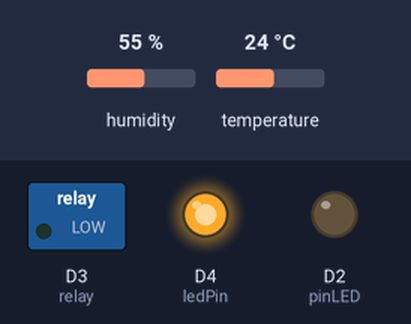
Bench run of a sketch on a simulated ESP8266 (NodeMCU). Parts: switched loads named in the sketch (green lamp = pin HIGH), output pins drawn as LEDs (lit = HIGH). The test bench sets the inputs (shaded band); at power-on: humidity 55 %, temperature 24 °C. WiFi joins after 1.5 s; servers stay silent unless stated; uploads are accepted with an empty reply; what the sketch prints to the serial monitor is not drawn.

Above: at 0.1 s.
At 2.1 s:
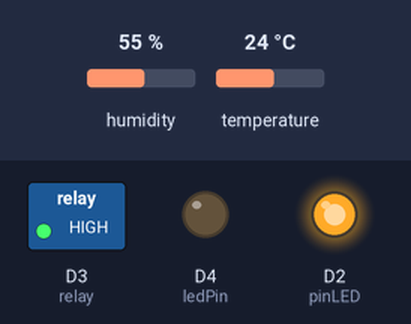
Timing chart, 0 to 3.6 s (numbered marks = the images above):
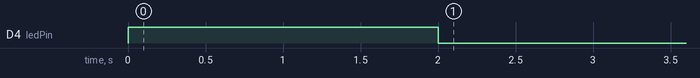

The sketch:

Tanpa_Blynk.ino
```cpp
#include <ESP8266WiFi.h>
#include <ESP8266HTTPClient.h>

#include "DHT.h"
#define DHTPIN D5
#define DHTTYPE DHT11

DHT dht(DHTPIN, DHTTYPE);

char ssid[] = "MUTIARA 3";
char password[] = "10807007";
//char server[] = "192.168.1.7";

//char server[] = "192.168.1.4";
//domain hosting nya
char server[] = "iot-sensorr.my.id";

const int ledPin =  LED_BUILTIN;
#define pinLED 4
#define relay D3

void setup()
{
  Serial.begin(115200);
  dht.begin();
  pinMode(ledPin, OUTPUT);
  pinMode(pinLED, OUTPUT);
  pinMode(relay, OUTPUT);

  //WiFi.hostname("NodeMCU");
  WiFi.begin(ssid, password);
  Serial.println("Conneecting...");

  while(WiFi.status() != WL_CONNECTED)
  {
    digitalWrite(ledPin, HIGH);
    digitalWrite(pinLED, LOW);
    digitalWrite(relay, LOW);
    Serial.print(".");
    delay(1000);
  }
  digitalWrite(ledPin, LOW);
  digitalWrite(pinLED, HIGH);
  digitalWrite(relay, HIGH);
  Serial.println("Terhubung !!");
}

void loop()
{
  float temp = dht.readTemperature();
  int hum = dht.readHumidity();

  Serial.println("Suhu :" + String(temp));
  Serial.println("Keembaban :" + String(hum));

  //pengiriman data sensor
  WiFiClient wClient;
  //cek koneksi ke web server
  const int httpPort = 80;
  if(!wClient.connect(server, httpPort))
  {
    Serial.println("Gagal koneksi ke Server");
    return;
  }
  //proses pengiriman data ketika terkoneksi ke server
  String url;
  HTTPClient http;
//menuju website laravel
//  url = "http://" + String(server) + "/laravelsensor/public/simpan/" + String(temp) + "/" + String(hum);

//menuju website native
//  url = "http://" + String(server) + "/sensor-iot/kirimdata.php?suhu=" + String(temp) + "&kelembaban=" + String(hum);

  //apabila sudah di hosting maka gunakan yang di bawah
  url = "http://" + String(server) + "/config/kirimdata.php?suhu=" + String(temp) + "&kelembaban=" + String(hum);
//  "http://" + String(serverhosting) + "/config/kirimdata.php?suhu=" + String(tem) + "&kelembaban=" + String(hum);

  //eksekusi url
  http.begin(wClient, url);
  http.GET();
  String respon = http.getString();
  Serial.println(respon);
  http.end();
  delay(10000);
}
```
